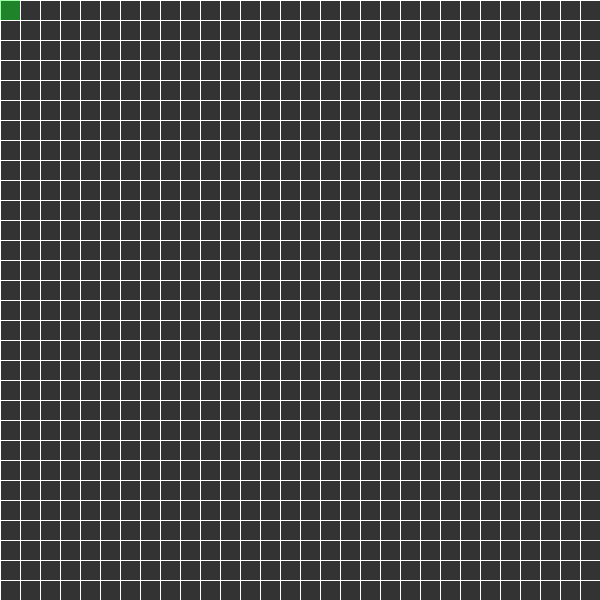
Frame 1 (no input)
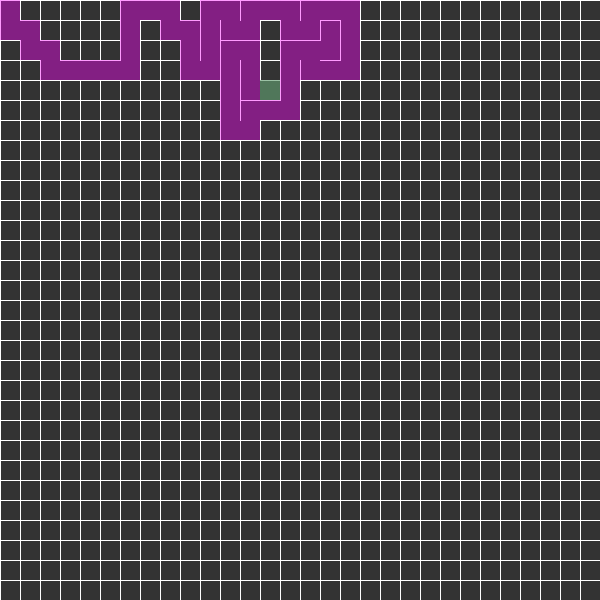
Frame 60 (the mouse pressed at the canvas centre just before this capture)
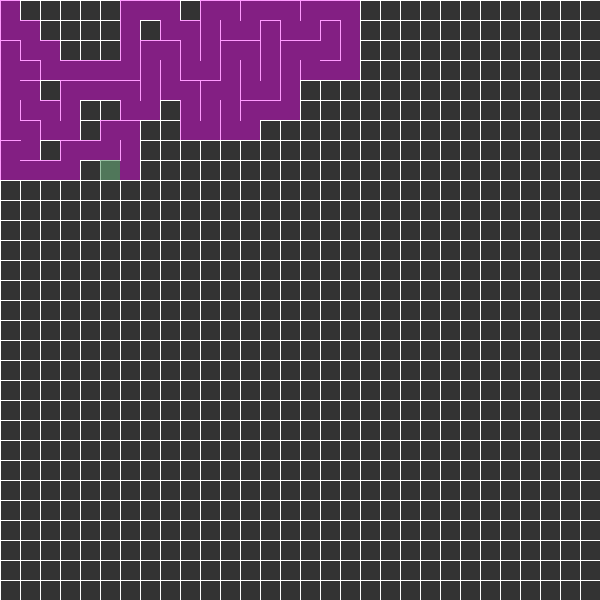
Frame 120 (the mouse held since frame 60 and released just before this capture)

The Processing sketch that drew these frames (run headless with seeded random() and noise(); from frame 60 on, the mouse is pressed at the canvas centre):

// Processing sketch: Maze2D
// ── Maze2D.pde
// Depth-first search
// Recursive backtracker
// https://en.wikipedia.org/wiki/Maze_generation_algorithm
// Credits to Daniel Shiffman

int cols, rows;
int w = 20;
 Cell current;
 Cell next;
ArrayList <Cell> grid = new ArrayList<Cell>();
//Cell[] grid=new Cell[50];
//Cell[] stack=new Cell[50];

ArrayList <Cell> stack = new ArrayList<Cell>();

void setup() {
 size(600, 600);
  cols = floor(width/w);
  rows = floor(height/w);
  //frameRate(5);

  for (int   j = 0; j < rows; j++) {
    for (int i = 0; i < cols; i++) {
      Cell cell = new Cell(i, j);
      grid.add(cell);
    }
  }

  current = grid.get(0);


}

void draw() {
  background(51);
  for (Cell n:grid) {
  n.show();
  }

  current.visited = true;
  current.highlight();
  // STEP 1
  next = current.checkNeighbors();
  if (next!=null) {
    next.visited = true;

    // STEP 2
    stack.add(current);

    // STEP 3
    removeWalls(current, next);

    // STEP 4
    current = next;
  } else if (stack.size() > 0) {
    current = stack.remove(stack.size()-1);
  }

}


 int index (int i, int j) {
  if (i < 0 || j < 0 || i > cols-1 || j > rows-1) {
    return 0;
  }
  return i + j * cols;
 }

void removeWalls (Cell a, Cell b) {
  int x = a.i - b.i;
  if (x == 1) {
    a.walls[3] = false;
    b.walls[1] = false;
  } else if (x == -1)  { 
    a.walls[1] = false;
    b.walls[3] = false;}
  
  int y = a.j - b.j;
  if (y == 1) {
    a.walls[0] = false;
    b.walls[2] = false;
  } else if (y == -1) {
    a.walls[2] = false;
    b.walls[0] = false;
  }
}
// ── Cell.pde
class Cell {
  int i, j;
  boolean [] walls;
  boolean visited;
  
  Cell (int c, int d){
   this.i = c;
   this.j = d;
   walls = new boolean[]{true, true, true, true};
   this.visited = false;
  }
  
    void show() {
    int x = this.i*w;
    int y = this.j*w;
    stroke(255);
    if (this.walls[0]) {
      line(x    , y    , x + w, y);
    }
    if (this.walls[1]) {
      line(x + w, y    , x + w, y + w);
    }
    if (this.walls[2]) {
      line(x + w, y + w, x    , y + w);
    }
    if (this.walls[3]) {
      line(x    , y + w, x    , y);
    }

    if (this.visited) {
      noStroke();
      fill(255, 0, 255, 100);
      rect(x, y, w, w);
    }
  }
  
  Cell checkNeighbors () {
    //IntList neighbors = new IntList;
    ArrayList <Cell> neighbors = new ArrayList<Cell>();

    Cell top    = grid.get(index(i, j -1));
    Cell right  = grid.get(index(i+1, j));
    Cell bottom = grid.get(index(i, j+1));
    Cell left   = grid.get(index(i-1, j));

    if (top!=null && !top.visited) {
      neighbors.add(top);
    }
    if (right!=null && !right.visited) {
      neighbors.add(right);
    }
    if (bottom!=null && !bottom.visited) {
      neighbors.add(bottom);
    }
    if (left!=null && !left.visited) {
      neighbors.add(left);
    }

    if (neighbors.size() > 0) {
      int r = floor(random(0, neighbors.size()));
      return neighbors.get(r);
    } else {
      return null;
    }


  }
 

  void highlight() {
    int x = this.i*w;
    int y = j*w;
    noStroke();
    fill(0, 255, 25, 100);
    rect(x, y, w, w);

  }

}
